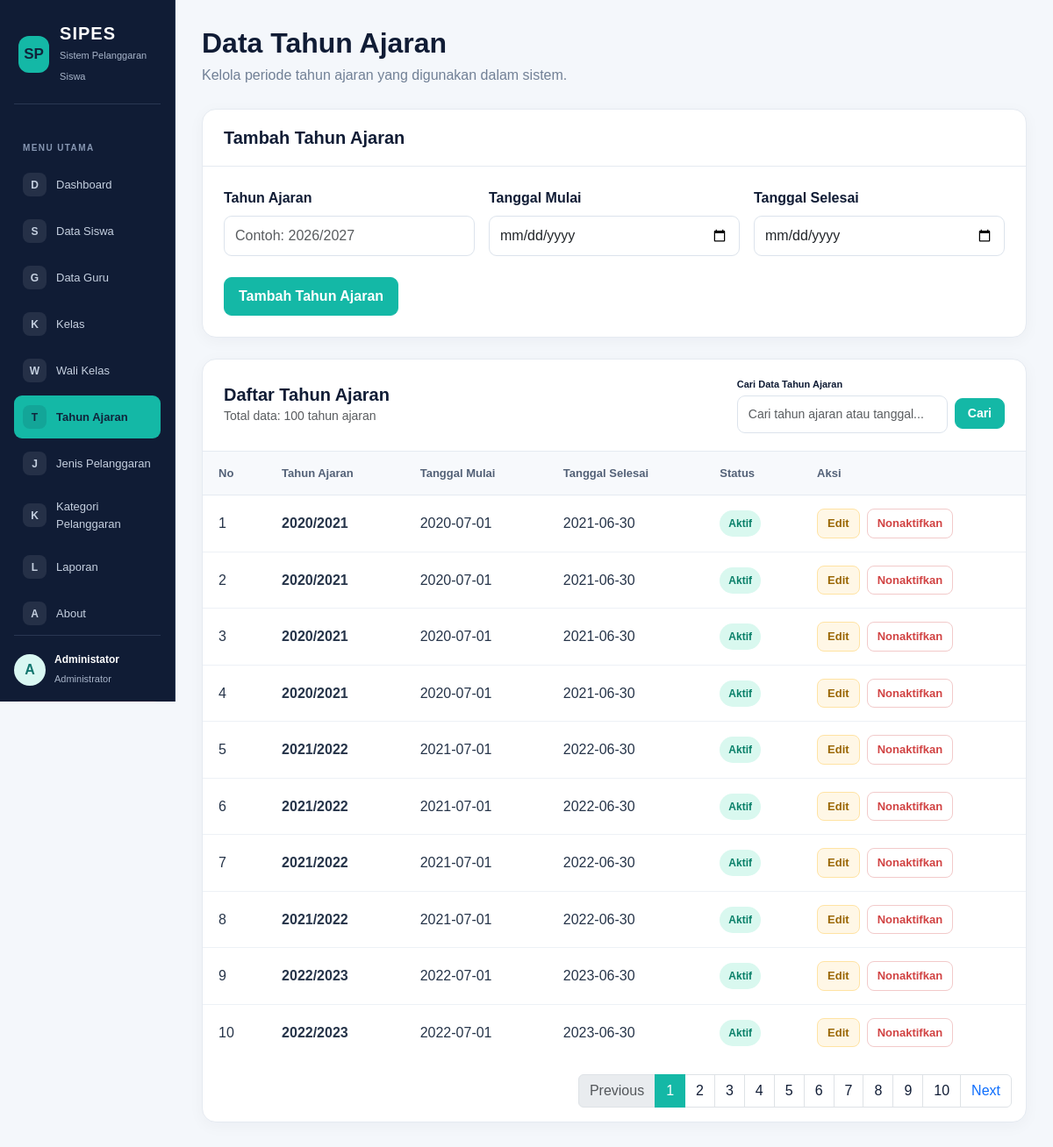
/tahun_ajaran.php (signed in), run on the app's committed database.
### tables this page shows
CREATE TABLE `t_tahun_ajaran` (
  `id` int(11) NOT NULL,
  `nama` varchar(20) DEFAULT NULL,
  `tanggal_mulai` date NOT NULL,
  `tanggal_selesai` date NOT NULL,
  `status_aktif` tinyint(1) NOT NULL,
  `created_at` timestamp NOT NULL DEFAULT current_timestamp(),
  `updated_at` timestamp NOT NULL DEFAULT current_timestamp()
);

### tahun_ajaran.php (the view, shortened to what this page needs)
<?php
include 'config/koneksi.php';
$edit = null;
$batas = 10;
$halaman_aktif = isset($_GET['page']) ? (int)$_GET['page'] : 1;
$halaman_aktif = ($halaman_aktif < 1) ? 1 : $halaman_aktif;
$mulai = ($halaman_aktif > 1) ? ($halaman_aktif * $batas) - $batas : 0;
$search = isset($_GET['search']) ? trim($_GET['search']) : '';
$where_sql = "";
$query_jml = mysqli_query($koneksi, "SELECT COUNT(*) AS total FROM t_tahun_ajaran $where_sql");
$row_jml = mysqli_fetch_assoc($query_jml);
$total_data = $row_jml['total'];
$total_halaman = ceil($total_data / $batas);
$query = mysqli_query($koneksi, "SELECT * FROM t_tahun_ajaran $where_sql ORDER BY id ASC LIMIT $mulai, $batas");
?>
<!DOCTYPE html>
<html lang="id">
<head>
    <link href="https://cdn.jsdelivr.net/npm/bootstrap@5.3.3/dist/css/bootstrap.min.css" rel="stylesheet">
</head>
<body>
<?php include 'includes/sidebar.php'; ?>
<main class="main-content">
    <div class="container-fluid p-0">
        <h2 class="page-title">Data Tahun Ajaran</h2>
        <p class="page-subtitle">Kelola periode tahun ajaran yang digunakan dalam sistem.</p>
        <section class="content-card">
            <div class="card-heading">
                <h5><?= $edit ? 'Edit Tahun Ajaran' : 'Tambah Tahun Ajaran'; ?></h5>
            </div>
            <div class="card-body-custom">
                <form method="POST" action="tahun_ajaran.php">
                    <div class="row g-3">
                        <div class="col-md-4">
                            <label for="nama" class="form-label">Tahun Ajaran</label>
                            <input type="text" class="form-control" id="nama" name="nama" maxlength="9" pattern="[0-9]{4}/[0-9]{4}" title="Gunakan format YYYY/YYYY, contoh 2026/2027" placeholder="Contoh: 2026/2027" value="<?= htmlspecialchars($edit['nama'] ?? ''); ?>" required>
                        </div>
                        <div class="col-md-4">
                            <label for="tanggal_mulai" class="form-label">Tanggal Mulai</label>
                            <input type="date" class="form-control" id="tanggal_mulai" name="tanggal_mulai" value="<?= htmlspecialchars($edit['tanggal_mulai'] ?? ''); ?>" required>
                        </div>
                        <div class="col-md-4">
                            <label for="tanggal_selesai" class="form-label">Tanggal Selesai</label>
                            <input type="date" class="form-control" id="tanggal_selesai" name="tanggal_selesai" value="<?= htmlspecialchars($edit['tanggal_selesai'] ?? ''); ?>" required>
                        </div>
                    </div>
                    <div class="d-flex flex-wrap gap-2 mt-4">
                        <?php if ($edit): ?>
                            <button type="submit" name="edit" class="btn btn-teal">Simpan Perubahan</button>
                            <a href="tahun_ajaran.php" class="btn-cancel">Batal</a>
                        <?php else: ?>
                            <button type="submit" name="tambah" class="btn btn-teal">Tambah Tahun Ajaran</button>
                        <?php endif; ?>
                    </div>
                </form>
            </div>
        </section>
        <section class="content-card">
            <div class="card-heading d-flex flex-column flex-md-row justify-content-between align-items-md-center gap-3">
                <div>
                    <h5>Daftar Tahun Ajaran</h5>
                    <small class="text-muted">Total data: <?= $total_data; ?> tahun ajaran</small>
                </div>
                <div>
                    <form method="GET" action="tahun_ajaran.php" class="d-flex align-items-center gap-2">
                        <div class="d-flex flex-column">
                            <label class="form-label mb-1" style="font-size: 11px;">Cari Data Tahun Ajaran</label>
                            <input type="text" name="search" value="<?= htmlspecialchars($search); ?>" placeholder="Cari tahun ajaran atau tanggal..." class="form-control form-control-sm" style="width: 240px;">
                        </div>
                        <div class="d-flex align-items-end" style="margin-top: 19px;">
                            <?php if ($search !== ''): ?>
                                <a href="tahun_ajaran.php" class="btn btn-outline-secondary btn-sm" style="padding: 6px 12px; border-radius: 9px;">Reset</a>
                            <?php else: ?>
                                <button type="submit" class="btn btn-teal btn-sm" style="padding: 6px 14px; border-radius: 9px;">Cari</button>
                            <?php endif; ?>
                        </div>
                    </form>
                </div>
            </div>
            <div class="table-responsive">
                <table class="table">
                    <thead>
                        <tr>
                            <th>No</th>
                            <th>Tahun Ajaran</th>
                            <th>Tanggal Mulai</th>
                            <th>Tanggal Selesai</th>
                            <th>Status</th>
                            <th>Aksi</th>
                        </tr>
                    </thead>
                    <tbody>
                        <?php if ($query && mysqli_num_rows($query) > 0): ?>
                            <?php $no = $mulai + 1; ?>
                            <?php while ($row = mysqli_fetch_assoc($query)): ?>
                                <tr>
                                    <td><?= $no++; ?></td>
                                    <td><strong><?= htmlspecialchars($row['nama']); ?></strong></td>
                                    <td><?= htmlspecialchars($row['tanggal_mulai']); ?></td>
                                    <td><?= htmlspecialchars($row['tanggal_selesai']); ?></td>
                                    <td>
                                        <?php if ($row['status_aktif'] == 1): ?>
                                            <span class="badge-active">Aktif</span>
                                        <?php else: ?>
                                            <span class="badge-inactive">Tidak Aktif</span>
                                        <?php endif; ?>
                                    </td>
                                    <td>
                                        <div class="d-flex flex-wrap gap-2">
                                            <a href="tahun_ajaran.php?edit=<?= (int) $row['id']; ?>" class="btn-edit">Edit</a>
                                            <?php if ($row['status_aktif'] == 1): ?>
                                                <form method="POST" action="tahun_ajaran.php" onsubmit="return confirm('Yakin ingin menonaktifkan tahun ajaran ini?');">
                                                    <button type="submit" name="nonaktifkan" class="btn-deactivate">Nonaktifkan</button>
                                                </form>
                                            <?php else: ?>
                                                <a href="tahun_ajaran.php?hapus=<?= (int) $row['id']; ?>" class="btn-delete" onclick="return confirm('Yakin ingin menghapus tahun ajaran ini secara permanen?');">Hapus</a>
                                            <?php endif; ?>
                                        </div>
                                    </td>
                                </tr>
                            <?php endwhile; ?>
                        <?php else: ?>
                            <tr>
                                <td colspan="6" class="empty-state">Belum ada data tahun ajaran yang ditemukan.</td>
                            </tr>
                        <?php endif; ?>
                    </tbody>
                </table>
            </div>
            <?php if ($total_halaman > 1): ?>
                <div class="p-3">
                    <nav>
                        <ul class="pagination justify-content-end mb-0">
                            <li class="page-item <?= ($halaman_aktif <= 1) ? 'disabled' : ''; ?>">
                                <a class="page-link" href="tahun_ajaran.php?page=<?= $halaman_aktif - 1; ?><?= $search !== '' ? '&search=' . urlencode($search) : ''; ?>">Previous</a>
                            </li>
                            <?php for ($i = 1; $i <= $total_halaman; $i++): ?>
                                <li class="page-item <?= ($halaman_aktif == $i) ? 'active' : ''; ?>">
                                    <a class="page-link" href="tahun_ajaran.php?page=<?= $i; ?><?= $search !== '' ? '&search=' . urlencode($search) : ''; ?>" style="<?= ($halaman_aktif == $i) ? 'background-color: var(--teal); border-color: var(--teal); color: white;' : 'color: var(--navy);'; ?>"><?= $i; ?></a>
                                </li>
                            <?php endfor; ?>
                            <li class="page-item <?= ($halaman_aktif >= $total_halaman) ? 'disabled' : ''; ?>">
                                <a class="page-link" href="tahun_ajaran.php?page=<?= $halaman_aktif + 1; ?><?= $search !== '' ? '&search=' . urlencode($search) : ''; ?>">Next</a>
                            </li>
                        </ul>
                    </nav>
                </div>
            <?php endif; ?>
        </section>
    </div>
</main>
</body>
</html>

### tahun_ajaran.php (style rules this page uses)
:root { --navy: #101c35; --navy-hover: #20314d; --teal: #14b8a6; --background: #f4f7fb; --text: #263449; --muted: #718096; --border: #e5eaf1; }
body { background: var(--background); color: var(--text); font-family: Arial, sans-serif; min-height: 100vh; }
.main-content { margin-left: 16.666667%; padding: 30px; min-height: 100vh; }
.page-title { color: var(--navy); font-weight: 700; margin-bottom: 6px; }
.page-subtitle { color: var(--muted); margin-bottom: 26px; }
.content-card { background: #fff; border: 1px solid var(--border); border-radius: 16px; box-shadow: 0 4px 18px rgba(16, 28, 53, 0.04); overflow: hidden; margin-bottom: 24px; }
.card-heading { padding: 20px 24px; border-bottom: 1px solid var(--border); }
.card-heading h5 { color: var(--navy); font-weight: 700; margin: 0; }
.card-body-custom { padding: 24px; }
.form-label { font-weight: 600; color: var(--navy); margin-bottom: 8px; }
.form-control { border: 1px solid #dce3ec; border-radius: 9px; padding: 10px 12px; }
.btn-teal { background: var(--teal); border: 1px solid var(--teal); color: #fff; border-radius: 9px; padding: 9px 16px; font-weight: 600; }
.table { margin-bottom: 0; vertical-align: middle; }
.table thead th { background: #f7f9fc; color: #536177; font-size: 13px; font-weight: 700; padding: 15px 18px; border-bottom: 1px solid var(--border); white-space: nowrap; }
.table tbody td { padding: 15px 18px; border-bottom: 1px solid #edf1f6; color: var(--text); }
.table tbody tr:last-child td { border-bottom: none; }
.badge-active { display: inline-block; background: #d9f8ef; color: #087f68; padding: 6px 10px; border-radius: 20px; font-size: 12px; font-weight: 700; }
.btn-edit { background: #fff7e6; color: #996500; border: 1px solid #ffe3a3; border-radius: 8px; padding: 6px 11px; font-size: 13px; font-weight: 600; text-decoration: none; display: inline-block; }
.btn-deactivate { background: #fff; color: #d14343; border: 1px solid #f2caca; border-radius: 8px; padding: 6px 11px; font-size: 13px; font-weight: 600; cursor: pointer; }

### data on the page
t_tahun_ajaran: nama "2020/2021", tanggal_mulai "2020-07-01", tanggal_selesai "2021-06-30", status_aktif "Aktif"
t_tahun_ajaran: nama "2020/2021", tanggal_mulai "2020-07-01", tanggal_selesai "2021-06-30", status_aktif "Aktif"
t_tahun_ajaran: nama "2020/2021", tanggal_mulai "2020-07-01", tanggal_selesai "2021-06-30", status_aktif "Aktif"
t_tahun_ajaran: nama "2020/2021", tanggal_mulai "2020-07-01", tanggal_selesai "2021-06-30", status_aktif "Aktif"
t_tahun_ajaran: nama "2021/2022", tanggal_mulai "2021-07-01", tanggal_selesai "2022-06-30", status_aktif "Aktif"
t_tahun_ajaran: nama "2021/2022", tanggal_mulai "2021-07-01", tanggal_selesai "2022-06-30", status_aktif "Aktif"
t_tahun_ajaran: nama "2021/2022", tanggal_mulai "2021-07-01", tanggal_selesai "2022-06-30", status_aktif "Aktif"
t_tahun_ajaran: nama "2021/2022", tanggal_mulai "2021-07-01", tanggal_selesai "2022-06-30", status_aktif "Aktif"
t_tahun_ajaran: nama "2022/2023", tanggal_mulai "2022-07-01", tanggal_selesai "2023-06-30", status_aktif "Aktif"
t_tahun_ajaran: nama "2022/2023", tanggal_mulai "2022-07-01", tanggal_selesai "2023-06-30", status_aktif "Aktif"

### other printed values
substr($_SESSION['name'] ?? 'U', 0, 1) "A"
$_SESSION['name'] "Administator"
$total_data "100"
